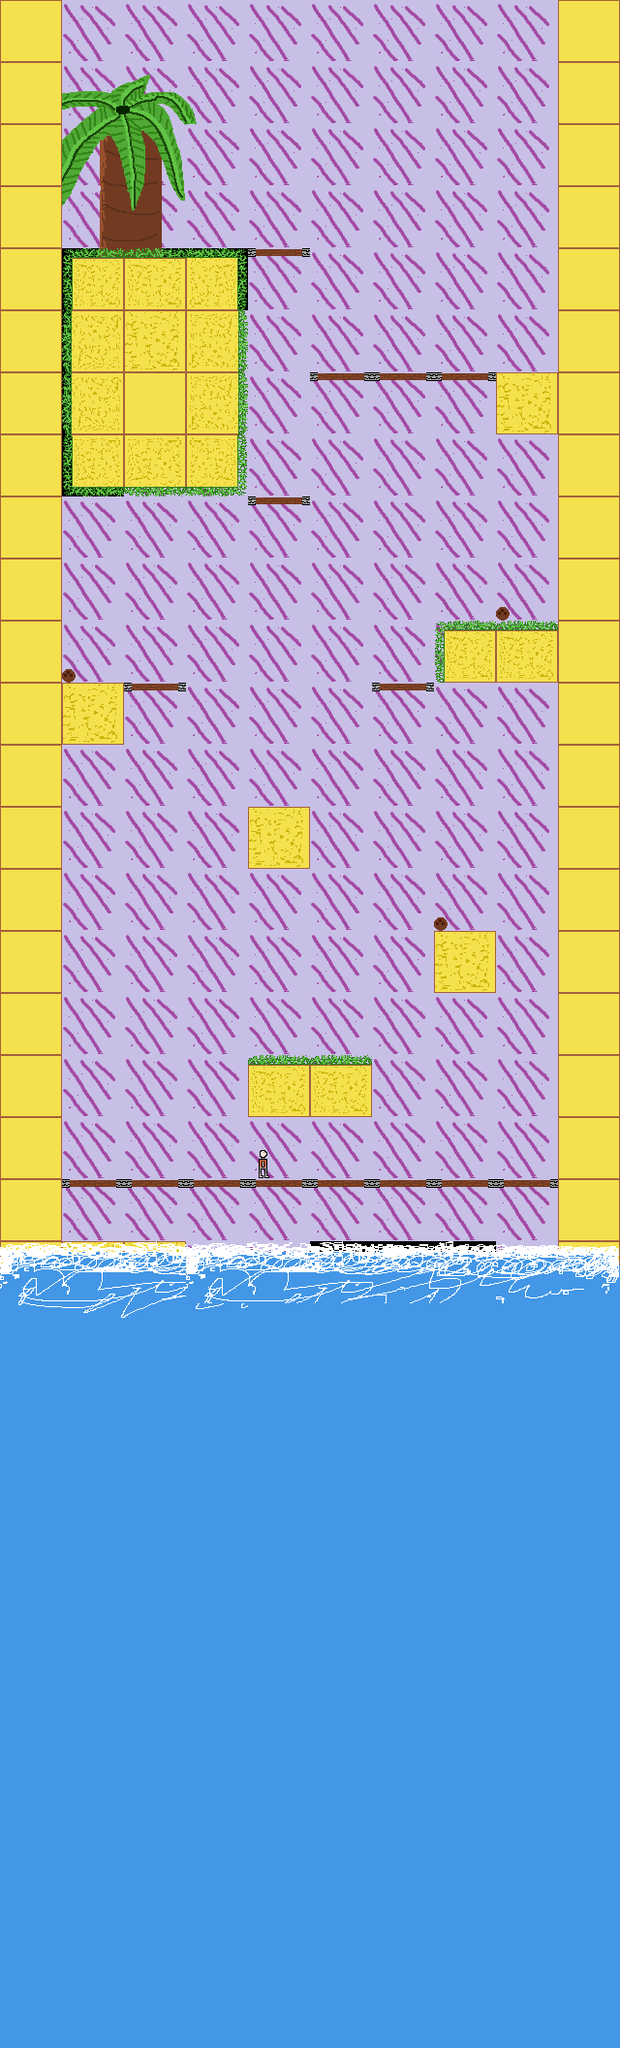

Tiled map render using the project's own tile images. Description and the whole map definition, tile-layer contents included, below:
An orthogonal 10x33 tile map with 64x64 px tiles, 8 tile layers (Background, Player, Bridge, Coconut, ...), 8 tilesets.

<map version="1.9" tiledversion="1.9.0" orientation="orthogonal" renderorder="right-down" width="10" height="33" tilewidth="64" tileheight="64" infinite="0" nextlayerid="11" nextobjectid="1">
 <editorsettings>
  <export target="../Map/Test/Test Map.csv" format="csv" />
 </editorsettings>
 <tileset firstgid="1" source="Sand (192x256).tsx" />
 <tileset firstgid="13" source="palm tree (256x322).tsx" />
 <tileset firstgid="33" source="water (448 x 322).tsx" />
 <tileset firstgid="68" source="cloud (192 x 64).tsx" />
 <tileset firstgid="71" source="Bridge (64x64).tsx" />
 <tileset firstgid="72" source="idle(32).tsx" />
 <tileset firstgid="76" source="coconut (14x14).tsx" />
 <tileset firstgid="77" source="Background.tsx" />
 <layer id="10" name="Background" width="10" height="33">
  <data encoding="csv">
0,77,77,77,77,77,77,77,77,0,
0,77,77,77,77,77,77,77,77,0,
0,77,77,77,77,77,77,77,77,0,
0,77,77,77,77,77,77,77,77,0,
0,0,0,0,77,77,77,77,77,0,
0,0,0,77,77,77,77,77,77,0,
0,0,77,77,77,77,77,77,77,0,
0,0,77,77,77,77,77,77,77,0,
0,77,77,77,77,77,77,77,77,0,
0,77,77,77,77,77,77,77,77,0,
0,77,77,77,77,77,77,77,77,0,
0,77,77,77,77,77,77,77,77,0,
77,77,77,77,77,77,77,77,77,0,
77,77,77,77,77,77,77,77,77,0,
77,77,77,77,77,77,77,77,77,0,
77,77,77,77,77,77,77,0,77,0,
0,77,77,77,77,77,77,77,77,0,
77,77,77,77,77,77,77,77,77,0,
0,77,77,77,77,77,77,77,77,0,
0,77,77,77,77,77,77,77,77,0,
0,77,0,77,77,0,0,0,77,0,
0,77,0,77,77,77,77,77,77,77,
0,77,77,77,77,77,77,77,77,77,
0,77,77,77,77,77,77,77,77,77,
77,77,77,77,77,77,77,77,77,77,
77,77,77,77,77,77,77,77,77,77,
0,77,77,77,77,77,77,77,77,77,
0,77,77,77,77,77,0,77,77,77,
0,77,0,0,0,77,0,0,77,0,
0,0,0,0,0,0,0,0,77,0,
0,0,0,0,0,0,77,77,77,0,
77,77,77,77,77,77,77,77,77,77,
77,77,77,77,77,77,77,77,77,77
</data>
 </layer>
 <layer id="7" name="Player" width="10" height="33">
  <data encoding="csv">
0,0,0,0,0,0,0,0,0,0,
0,0,0,0,0,0,0,0,0,0,
0,0,0,0,0,0,0,0,0,0,
0,0,0,0,0,0,0,0,0,0,
0,0,0,0,0,0,0,0,0,0,
0,0,0,0,0,0,0,0,0,0,
0,0,0,0,0,0,0,0,0,0,
0,0,0,0,0,0,0,0,0,0,
0,0,0,0,0,0,0,0,0,0,
0,0,0,0,0,0,0,0,0,0,
0,0,0,0,0,0,0,0,0,0,
0,0,0,0,0,0,0,0,0,0,
0,0,0,0,0,0,0,0,0,0,
0,0,0,0,0,0,0,0,0,0,
0,0,0,0,0,0,0,0,0,0,
0,0,0,0,0,0,0,0,0,0,
0,0,0,0,0,0,0,0,0,0,
0,0,0,0,0,0,0,0,0,0,
0,0,0,0,72,0,0,0,0,0,
0,0,0,0,0,0,0,0,0,0,
0,0,0,0,0,0,0,0,0,0,
0,0,0,0,0,0,0,0,0,0,
0,0,0,0,0,0,0,0,0,0,
0,0,0,0,0,0,0,0,0,0,
0,0,0,0,0,0,0,0,0,0,
0,0,0,0,0,0,0,0,0,0,
0,0,0,0,0,0,0,0,0,0,
0,0,0,0,0,0,0,0,0,0,
0,0,0,0,0,0,0,0,0,0,
0,0,0,0,0,0,0,0,0,0,
0,0,0,0,0,0,0,0,0,0,
0,0,0,0,0,0,0,0,0,0,
0,0,0,0,0,0,0,0,0,0
</data>
 </layer>
 <layer id="3" name="Bridge" width="10" height="33">
  <data encoding="csv">
0,0,0,0,0,0,0,0,0,0,
0,0,0,0,0,0,0,0,0,0,
0,0,0,0,0,0,0,0,0,0,
0,0,0,0,0,0,0,0,0,0,
0,0,0,0,71,0,0,0,0,0,
0,0,0,0,0,0,0,0,0,0,
0,0,0,0,0,71,71,71,0,0,
0,0,0,0,0,0,0,0,0,0,
0,0,0,0,71,0,0,0,0,0,
0,0,0,0,0,0,0,0,0,0,
0,0,0,0,0,0,0,0,0,0,
0,0,71,0,0,0,71,0,0,0,
0,0,0,0,0,0,0,0,0,0,
0,0,0,0,0,0,0,0,0,0,
0,0,0,0,0,0,0,0,0,0,
0,0,0,0,0,0,0,0,0,0,
0,0,0,0,0,0,0,0,0,0,
0,0,0,0,0,0,0,0,0,0,
0,0,0,0,0,0,0,0,0,0,
0,71,71,71,71,71,71,71,71,0,
0,0,0,0,0,0,0,0,0,0,
0,0,0,0,0,0,0,0,0,0,
0,0,0,0,0,0,0,0,0,0,
0,0,0,0,0,0,0,0,0,0,
0,0,0,0,0,0,0,0,0,0,
0,0,0,0,0,0,0,0,0,0,
0,0,0,0,0,0,0,0,0,0,
0,0,0,0,0,0,0,0,0,0,
0,0,0,0,0,0,0,0,0,0,
0,0,0,0,0,0,0,0,0,0,
0,0,0,0,0,0,0,0,0,0,
0,0,0,0,0,0,0,0,0,0,
0,0,0,0,0,0,0,0,0,0
</data>
 </layer>
 <layer id="9" name="Coconut" width="10" height="33">
  <data encoding="csv">
0,0,0,0,0,0,0,0,0,0,
0,0,0,0,0,0,0,0,0,0,
0,0,0,0,0,0,0,0,0,0,
0,0,0,0,0,0,0,0,0,0,
0,0,0,0,0,0,0,0,0,0,
0,0,0,0,0,0,0,0,0,0,
0,0,0,0,0,0,0,0,0,0,
0,0,0,0,0,0,0,0,0,0,
0,0,0,0,0,0,0,0,0,0,
0,0,0,0,0,0,0,0,76,0,
0,76,0,0,0,0,0,0,0,0,
0,0,0,0,0,0,0,0,0,0,
0,0,0,0,0,0,0,0,0,0,
0,0,0,0,0,0,0,0,0,0,
0,0,0,0,0,0,0,76,0,0,
0,0,0,0,0,0,0,0,0,0,
0,0,0,0,0,0,0,0,0,0,
0,0,0,0,0,0,0,0,0,0,
0,0,0,0,0,0,0,0,0,0,
0,0,0,0,0,0,0,0,0,0,
0,0,0,0,0,0,0,0,0,0,
0,0,0,0,0,0,0,0,0,0,
0,0,0,0,0,0,0,0,0,0,
0,0,0,0,0,0,0,0,0,0,
0,0,0,0,0,0,0,0,0,0,
0,0,0,0,0,0,0,0,0,0,
0,0,0,0,0,0,0,0,0,0,
0,0,0,0,0,0,0,0,0,0,
0,0,0,0,0,0,0,0,0,0,
0,0,0,0,0,0,0,0,0,0,
0,0,0,0,0,0,0,0,0,0,
0,0,0,0,0,0,0,0,0,0,
0,0,0,0,0,0,0,0,0,0
</data>
 </layer>
 <layer id="2" name="Tree" width="10" height="33">
  <data encoding="csv">
0,0,0,0,0,0,0,0,0,0,
13,14,15,16,0,0,0,0,0,0,
17,18,19,0,0,0,0,0,0,0,
21,22,23,0,0,0,0,0,0,0,
0,26,27,0,0,0,0,0,0,0,
0,0,0,0,0,0,0,0,0,0,
0,0,0,0,0,0,0,0,0,0,
0,0,0,0,0,0,0,0,0,0,
0,0,0,0,0,0,0,0,0,0,
0,0,0,0,0,0,0,0,0,0,
0,0,0,0,0,0,0,0,0,0,
0,0,0,0,0,0,0,0,0,0,
0,0,0,0,0,0,0,0,0,0,
0,0,0,0,0,0,0,0,0,0,
0,0,0,0,0,0,0,0,0,0,
0,0,0,0,0,0,0,0,0,0,
0,0,0,0,0,0,0,0,0,0,
0,0,0,0,0,0,0,0,0,0,
0,0,0,0,0,0,0,0,0,0,
0,0,0,0,0,0,0,0,0,0,
0,0,0,0,0,0,0,0,0,0,
0,0,0,0,0,0,0,0,0,0,
0,0,0,0,0,0,0,0,0,0,
0,0,0,0,0,0,0,0,0,0,
0,0,0,0,0,0,0,0,0,0,
0,0,0,0,0,0,0,0,0,0,
0,0,0,0,0,0,0,0,0,0,
0,0,0,0,0,0,0,0,0,0,
0,0,0,0,0,0,0,0,0,0,
0,0,0,0,0,0,0,0,0,0,
0,0,0,0,0,0,0,0,0,0,
0,0,0,0,0,0,0,0,0,0,
0,0,0,0,0,0,0,0,0,0
</data>
 </layer>
 <layer id="1" name="Sand" width="10" height="33">
  <data encoding="csv">
8,0,0,0,0,0,0,0,0,8,
8,0,0,0,0,0,0,0,0,8,
8,0,0,0,0,0,0,0,0,8,
8,0,0,0,0,0,0,0,0,8,
8,1,2,3,0,0,0,0,0,8,
8,4,5,6,0,0,0,0,0,8,
8,7,8,9,0,0,0,0,5,8,
8,10,11,12,0,0,0,0,0,8,
8,0,0,0,0,0,0,0,0,8,
8,0,0,0,0,0,0,0,0,8,
8,0,0,0,0,0,0,1,2,8,
8,5,0,0,0,0,0,0,0,8,
8,0,0,0,0,0,0,0,0,8,
8,0,0,0,5,0,0,0,0,8,
8,0,0,0,0,0,0,0,0,8,
8,0,0,0,0,0,0,5,0,8,
8,0,0,0,0,0,0,0,0,8,
8,0,0,0,2,2,0,0,0,8,
8,0,0,0,0,0,0,0,0,8,
8,0,0,0,0,0,0,0,0,8,
8,5,5,0,0,0,0,0,0,8,
8,8,8,8,8,8,8,8,8,8,
0,0,0,0,0,0,0,0,0,0,
0,0,0,0,0,0,0,0,0,0,
0,0,0,0,0,0,0,0,0,0,
0,0,0,0,0,0,0,0,0,0,
0,0,0,0,0,0,0,0,0,0,
0,0,0,0,0,0,0,0,0,0,
0,0,0,0,0,0,0,0,0,0,
0,0,0,0,0,0,0,0,0,0,
0,0,0,0,0,0,0,0,0,0,
0,0,0,0,0,0,0,0,0,0,
0,0,0,0,0,0,0,0,0,0
</data>
 </layer>
 <layer id="4" name="Clouds" width="10" height="33">
  <data encoding="csv">
0,0,0,0,0,0,0,0,0,0,
0,0,0,0,0,0,0,0,0,0,
0,0,0,0,0,0,0,0,0,0,
0,0,0,0,0,0,0,0,0,0,
0,0,0,0,0,0,0,0,0,0,
0,0,0,0,0,0,0,0,0,0,
0,0,0,0,0,0,0,0,0,0,
0,0,0,0,0,0,0,0,0,0,
0,0,0,0,0,0,0,0,0,0,
0,0,0,0,0,0,0,0,0,0,
0,0,0,0,0,0,0,0,0,0,
0,0,0,0,0,0,0,0,0,0,
0,0,0,0,0,0,0,0,0,0,
0,0,0,0,0,0,0,0,0,0,
0,0,0,0,0,0,0,0,0,0,
0,0,0,0,0,0,0,0,0,0,
0,0,0,0,0,0,0,0,0,0,
0,0,0,0,0,0,0,0,0,0,
0,0,0,0,0,0,0,0,0,0,
0,0,0,0,0,0,0,0,0,0,
0,0,0,0,0,0,0,0,0,0,
0,0,0,0,0,0,0,0,0,0,
0,0,0,0,0,0,0,0,0,0,
0,0,0,0,0,0,0,0,0,0,
0,0,0,0,0,0,0,0,0,0,
0,0,0,0,0,0,0,0,0,0,
0,0,0,0,0,0,0,0,0,0,
0,0,0,0,0,0,0,0,0,0,
0,0,0,0,0,0,0,0,0,0,
0,0,0,0,0,0,0,0,0,0,
0,0,0,0,0,0,0,0,0,0,
0,0,0,0,0,0,0,0,0,0,
0,0,0,0,0,0,0,0,0,0
</data>
 </layer>
 <layer id="8" name="Water" width="10" height="33">
  <data encoding="csv">
0,0,0,0,0,0,0,0,0,0,
0,0,0,0,0,0,0,0,0,0,
0,0,0,0,0,0,0,0,0,0,
0,0,0,0,0,0,0,0,0,0,
0,0,0,0,0,0,0,0,0,0,
0,0,0,0,0,0,0,0,0,0,
0,0,0,0,0,0,0,0,0,0,
0,0,0,0,0,0,0,0,0,0,
0,0,0,0,0,0,0,0,0,0,
0,0,0,0,0,0,0,0,0,0,
0,0,0,0,0,0,0,0,0,0,
0,0,0,0,0,0,0,0,0,0,
0,0,0,0,0,0,0,0,0,0,
0,0,0,0,0,0,0,0,0,0,
0,0,0,0,0,0,0,0,0,0,
0,0,0,0,0,0,0,0,0,0,
0,0,0,0,0,0,0,0,0,0,
0,0,0,0,0,0,0,0,0,0,
0,0,0,0,0,0,0,0,0,0,
0,0,0,0,0,0,0,0,0,0,
33,34,35,33,34,35,36,37,38,39,
40,41,42,43,48,49,50,51,52,53,
48,49,50,51,52,53,53,53,53,53,
48,49,50,51,52,53,53,53,53,53,
48,49,50,51,52,53,53,53,53,53,
48,49,50,51,52,53,53,53,53,53,
48,49,50,51,52,53,53,53,53,53,
48,49,50,51,52,53,53,53,53,53,
48,49,50,51,52,53,53,53,53,53,
48,49,50,51,52,53,53,53,53,53,
48,49,50,51,52,53,53,53,53,53,
48,49,50,51,52,53,53,53,53,53,
48,49,50,51,52,53,53,53,53,53
</data>
 </layer>
</map>
